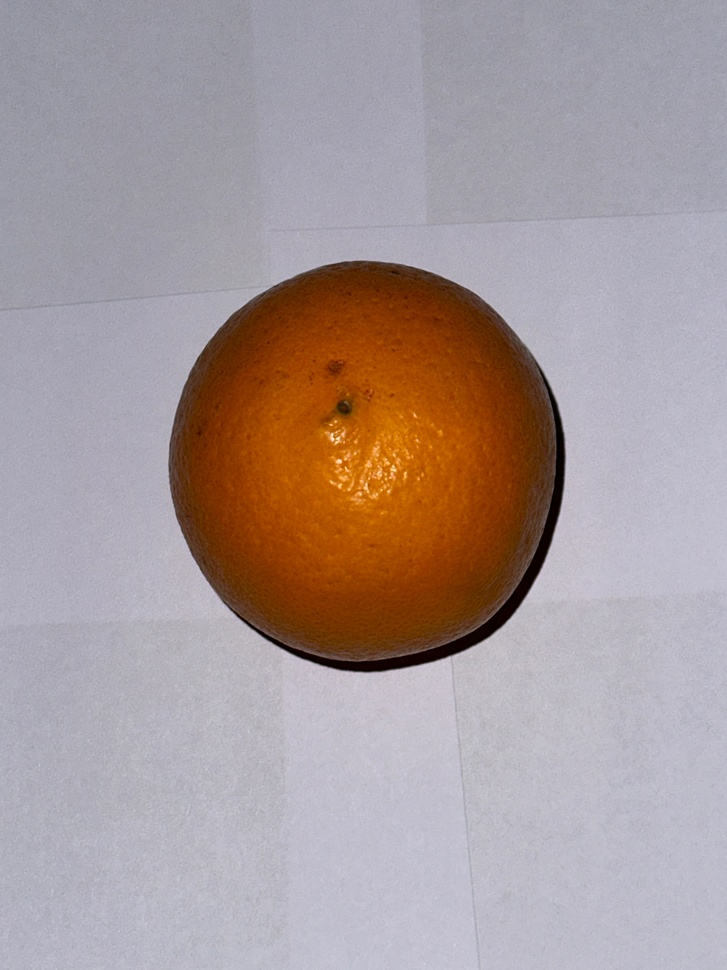
#> input picture fruitDataset/Orange/orange_52.jpg, 727 x 970 px, shrunk from 3024 x 4032 before the run
$ python testRead.py
#> lines starting #> are read from the running program, lines starting #| are printed output that depends on the picture; after the words box and inside, x2 and y2 are one past the last pixel; in counts of white or black regions, pixels touching at a corner belong together
import cv2
import numpy as np
import matplotlib.pyplot as plt

ref_img = cv2.imread('fruitDataset/Orange/orange_52.jpg')
#> ref_img is the input picture: shape (970, 727, 3); mean B, G, R 153.7, 153.7, 167.9
ref_img = cv2.cvtColor(ref_img, cv2.COLOR_BGR2RGB)

many_fruits_img = cv2.imread('fruitDataset/Banana/orange_51.jpg')
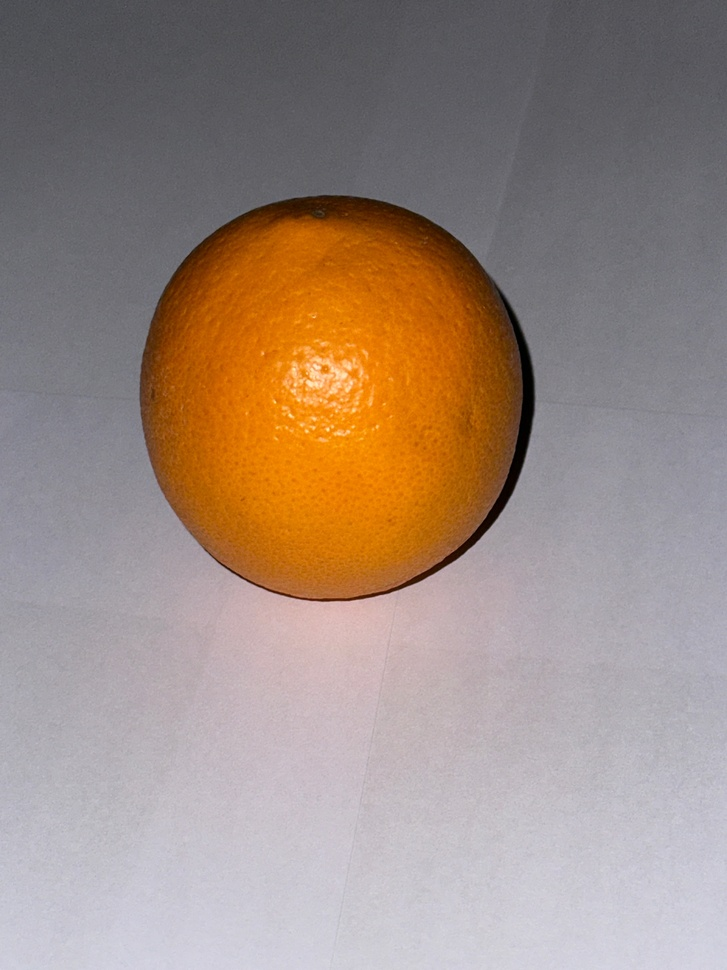
#> input picture fruitDataset/Orange/orange_51.jpg, 727 x 970 px, shrunk from 3024 x 4032 before the run, found by its file name
#> many_fruits_img is the input picture: shape (970, 727, 3); mean B, G, R 128.5, 138.6, 156.7
many_fruits_img = cv2.cvtColor(many_fruits_img, cv2.COLOR_BGR2RGB)

fig, axes = plt.subplots(3, 2, figsize=(16, 16))

# Reference Image
axes[0, 0].imshow(ref_img)
axes[0, 0].set_title('Reference Image')
axes[0, 0].axis('off')

# Many Fruits Image
axes[0, 1].imshow(many_fruits_img)
axes[0, 1].set_title('Many Fruits Image')
axes[0, 1].axis('off')

gray_ref_img = cv2.cvtColor(ref_img, cv2.COLOR_RGB2GRAY)
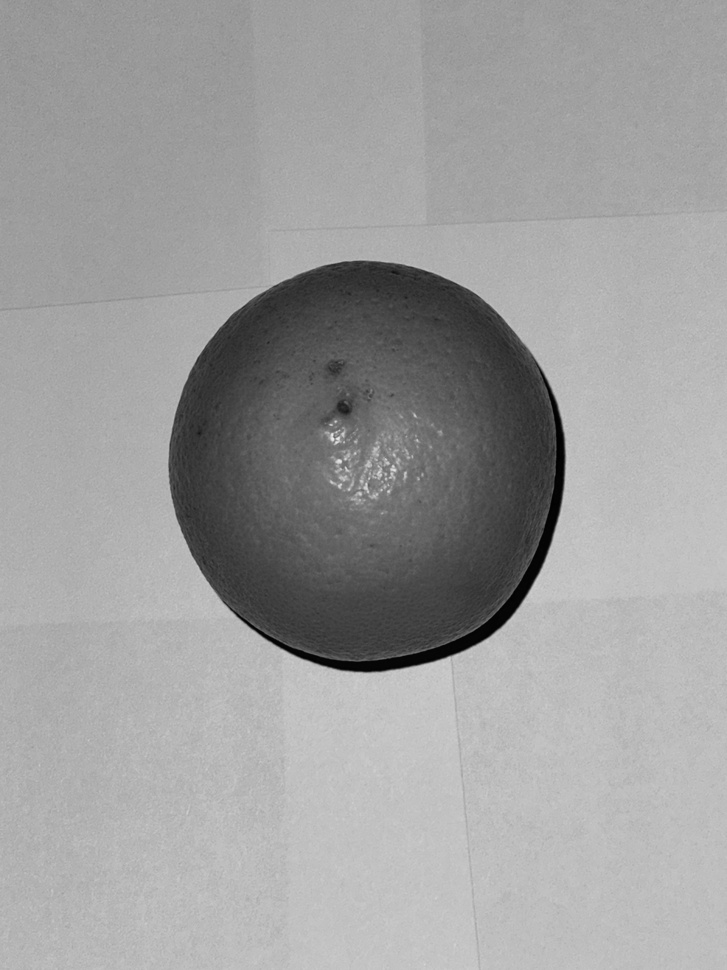
#> gray_ref_img: shape (970, 727); min 0, max 233, mean 157.9

# Gray Image
axes[1, 0].imshow(gray_ref_img, cmap='gray')
axes[1, 0].set_title('Gray Image')
axes[1, 0].axis('off')

bin_gray_ref_img = cv2.adaptiveThreshold(gray_ref_img, 255, cv2.ADAPTIVE_THRESH_GAUSSIAN_C, cv2.THRESH_BINARY, 199, 5)
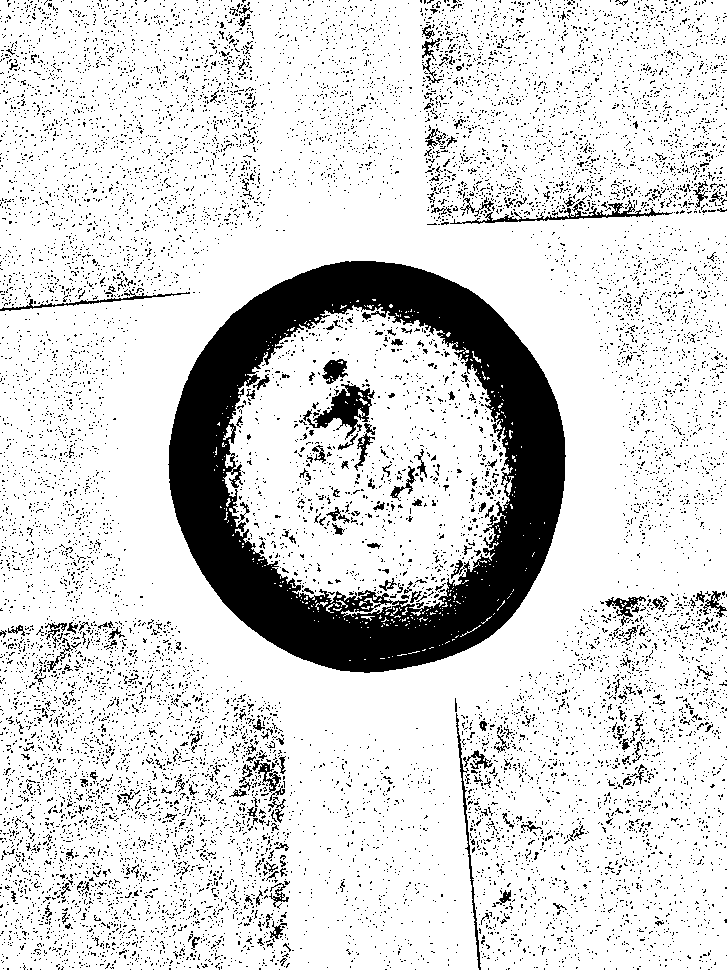
#> bin_gray_ref_img: shape (970, 727); 84.5% white; 12967 black regions (12739 under 20 px), largest, box (x1, y1, x2, y2) and area: (168, 261, 566, 673) 61857, (307, 384, 375, 440) 1415, (450, 200, 673, 224) 915

# Binary Image
axes[1, 1].imshow(bin_gray_ref_img, cmap='gray')
axes[1, 1].set_title('Binary Image')
axes[1, 1].axis('off')

inv_bin_gray_ref_img = cv2.bitwise_not(bin_gray_ref_img)
#> inv_bin_gray_ref_img: shape (970, 727); 15.5% white; 12967 white regions (12739 under 20 px)

# Inverted Binary Image
axes[2, 0].imshow(inv_bin_gray_ref_img, cmap='gray')
axes[2, 0].set_title('Inverted Binary Image')
axes[2, 0].axis('off')

ref_contours_list, hierarchy = cv2.findContours(inv_bin_gray_ref_img, cv2.RETR_EXTERNAL, cv2.CHAIN_APPROX_SIMPLE)
#> ref_contours_list = 12134 contours, 12083 with area under 20; largest, box (x1, y1, x2, y2) and area: (168, 261, 566, 673) 127284, (450, 200, 673, 224) 572, (456, 713, 481, 970) 333, (0, 290, 190, 311) 278, (605, 596, 646, 617) 268

with_contours = cv2.drawContours(ref_img.copy(), ref_contours_list, -1, (255, 0, 0), 5)
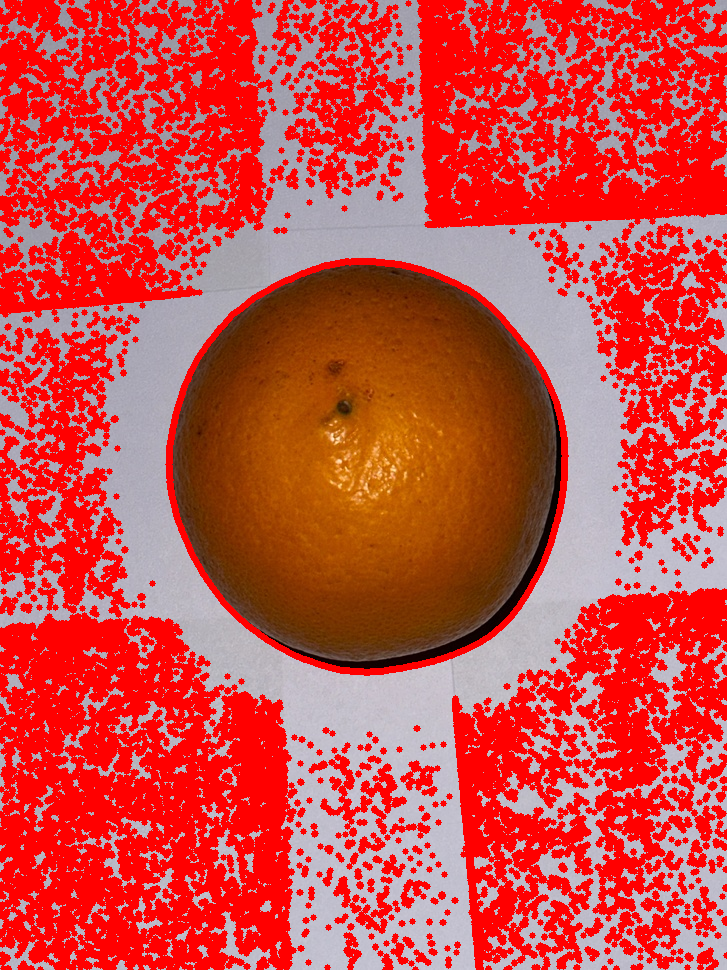
#> with_contours: shape (970, 727, 3); mean R, G, B 206.2, 75.3, 70.1

# Detection With Red Boundary
axes[2, 1].imshow(with_contours)
axes[2, 1].set_title('Detection With Red Boundary')
axes[2, 1].axis('off')

plt.tight_layout()
plt.show()
